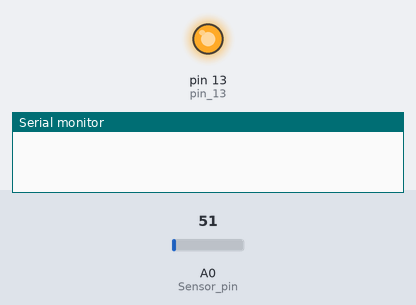
Recording of a sketch running on a simulated Arduino Uno, built with avr-gcc and run on an emulated ATmega328P. On the bench: output pins drawn as LEDs (lit = HIGH), the last lines printed to the serial monitor. The inputs (shaded band) are chosen by the test bench; at power-on: A0 (Sensor_pin) = 51.

Above: at 0.7 s.
At 2.7 s:
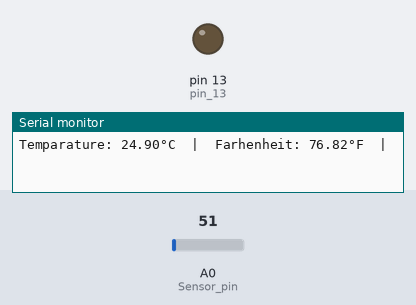
Timing chart, 0 to 3.5 s (numbered marks = the images above):
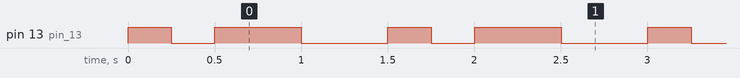

The sketch:

sketch.ino
```cpp
#include <Arduino.h>
#include <util/delay.h>
#define Sensor_pin A0
void setup()
{
  Serial.begin(9600);
  pinMode(LED_BUILTIN, OUTPUT); // pin 13
}

void loop()
{
  int reading = analogRead(Sensor_pin);
  /*
   * ADC value is converted to VTG HERE
   * vref = 5V = 5000mV
   * ADC = 10BIT Data = 2^10 = 1024
  */

  //float voltage = (((reading) * 5.0) / 1024.0)); // VTG = (ADC Value * Vref)/1024
    float voltage = reading * (5.0 / 1024.0);
  // O/P VTG in mV
    //According to the data sheet output of LM35 is 10mV/°C
   //1°C = 10 MILLI VOLTS AS PER IN THE DATA SHEETS
  float temparatureC = voltage * 100; //voltage changed into corresponding temperature degree celsius
  float temparatureF = (temparatureC * 9.0 / 5.0) + 32.0;


  if (temparatureC >= 30)
  {
    /*If the temp. rises above 30 degrees Celsius,  LED blink
      every 500 milliseconds.*/
    digitalWrite(LED_BUILTIN, HIGH);
    _delay_ms(500);
    digitalWrite(LED_BUILTIN, LOW);
    _delay_ms(500);
  }
  else
  {
    /*When the temperature falls below 30 degrees Celsius,  LED
      blink every 250 milliseconds.*/
    digitalWrite(LED_BUILTIN, HIGH);
    _delay_ms(250);
    digitalWrite(LED_BUILTIN, LOW);
    _delay_ms(250);
  }

  if (temparatureF >= 30)
  {
    /*If the temp. rises above 30 degrees Celsius,  LED blink
      every 500 milliseconds.*/
    digitalWrite(LED_BUILTIN, HIGH);
    _delay_ms(500);
    digitalWrite(LED_BUILTIN, LOW);
    _delay_ms(500);
  }
  else
  {
    /*When the temperature falls below 30 degrees Celsius,  LED
      blink every 250 milliseconds.*/
    digitalWrite(LED_BUILTIN, HIGH);
    _delay_ms(250);
    digitalWrite(LED_BUILTIN, LOW);
    _delay_ms(250);
  }
  //Serial.println(temp_in_celsius);

  // Print the temperature in Celsius
  Serial.print("Temparature: ");
  Serial.print(temparatureC);
  Serial.print("\xC2\xB0"); // shows degree symbol
  Serial.print("C  |  ");

  //Print the temaprature Farhenheit
  Serial.print("Farhenheit: ");
  Serial.print(temparatureF);
  Serial.print("\xC2\xB0"); // shows degree symbol
  Serial.println("F  |  ");
}
```

Measured:
- by itself, pin 13 (pin_13): repeats every 1.5 s: LOW 0.25 s, HIGH 0.50 s, LOW 0.50 s, HIGH 0.25 s
- by itself, everything shown: repeats every 1.5 s, in 4 steps
